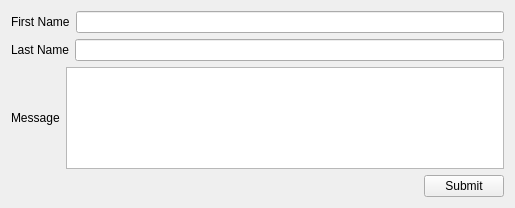
<?xml version="1.0" encoding="UTF-8"?>
<ui version="4.0">
 <class>Widget</class>
 <widget class="QWidget" name="Widget">
  <property name="geometry">
   <rect>
    <x>0</x>
    <y>0</y>
    <width>515</width>
    <height>208</height>
   </rect>
  </property>
  <property name="windowTitle">
   <string>Widget</string>
  </property>
  <layout class="QVBoxLayout" name="verticalLayout">
   <item>
    <layout class="QHBoxLayout" name="horizontalLayout">
     <item>
      <widget class="QLabel" name="label">
       <property name="text">
        <string>First Name</string>
       </property>
      </widget>
     </item>
     <item>
      <widget class="QLineEdit" name="firstNameLineEdit"/>
     </item>
    </layout>
   </item>
   <item>
    <layout class="QHBoxLayout" name="horizontalLayout_2">
     <item>
      <widget class="QLabel" name="label_2">
       <property name="text">
        <string>Last Name</string>
       </property>
      </widget>
     </item>
     <item>
      <widget class="QLineEdit" name="lastNameLineEdit"/>
     </item>
    </layout>
   </item>
   <item>
    <layout class="QHBoxLayout" name="horizontalLayout_3">
     <item>
      <widget class="QLabel" name="label_3">
       <property name="text">
        <string>Message</string>
       </property>
      </widget>
     </item>
     <item>
      <widget class="QTextEdit" name="messageLineEdit"/>
     </item>
    </layout>
   </item>
   <item>
    <layout class="QHBoxLayout" name="horizontalLayout_4">
     <item>
      <spacer name="horizontalSpacer">
       <property name="orientation">
        <enum>Qt::Horizontal</enum>
       </property>
       <property name="sizeHint" stdset="0">
        <size>
         <width>40</width>
         <height>20</height>
        </size>
       </property>
      </spacer>
     </item>
     <item>
      <widget class="QPushButton" name="pushButton">
       <property name="text">
        <string>Submit</string>
       </property>
      </widget>
     </item>
    </layout>
   </item>
  </layout>
 </widget>
 <resources/>
 <connections/>
</ui>
